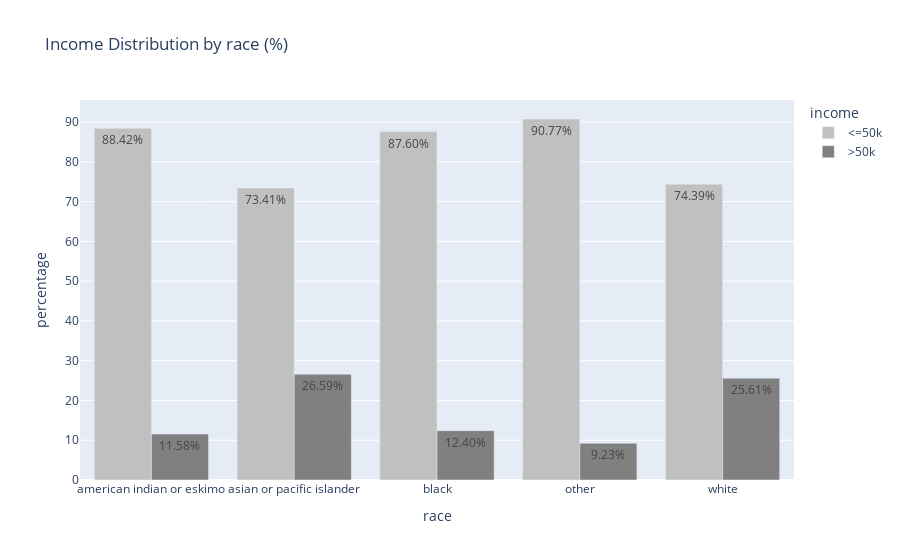

Notebook cell for this chart:
### Code cell
# Group by native_region and income, count occurrences
adult_df_income_race = adult_df.groupby(['race', 'income']).size().reset_index(name='total_income_race')

# Calculate total per native_region
total_per_group = adult_df_income_race.groupby('race')['total_income_race'].transform('sum')

# Calculate percentage
adult_df_income_race['percentage'] = (adult_df_income_race['total_income_race'] / total_per_group) * 100

# Plot the bar chart
fig = px.bar(
    adult_df_income_race,
    x='race',
    y='percentage',
    color='income',
    title='Income Distribution by race (%)',
    barmode='group',
    color_discrete_sequence=['#C0C0C0', '#808080'],
    text='percentage'
)

# Format the text on bars
fig.update_traces(texttemplate='%{text:.2f}%')

# Show the figure
fig.show()

### Figure 1 — Plotly figure (JSON) as saved in the notebook; plotly's stock layout.template omitted (floating-point values rounded to 4 significant figures)
{"data": [{"alignmentgroup": "True", "hovertemplate": "income=<=50k<br>race=%{x}<br>percentage=%{text}<extra></extra>", "legendgroup": "<=50k", "marker": {"color": "#C0C0C0", "pattern": {"shape": ""}}, "name": "<=50k", "offsetgroup": "<=50k", "orientation": "v", "showlegend": true, "text": [88.42, 73.41, 87.6, 90.77, 74.39], "textposition": "auto", "texttemplate": "%{text:.2f}%", "type": "bar", "x": ["american indian or eskimo", "asian or pacific islander", "black", "other", "white"], "xaxis": "x", "y": [88.42, 73.41, 87.6, 90.77, 74.39], "yaxis": "y"}, {"alignmentgroup": "True", "hovertemplate": "income=>50k<br>race=%{x}<br>percentage=%{text}<extra></extra>", "legendgroup": ">50k", "marker": {"color": "#808080", "pattern": {"shape": ""}}, "name": ">50k", "offsetgroup": ">50k", "orientation": "v", "showlegend": true, "text": [11.58, 26.59, 12.4, 9.225, 25.61], "textposition": "auto", "texttemplate": "%{text:.2f}%", "type": "bar", "x": ["american indian or eskimo", "asian or pacific islander", "black", "other", "white"], "xaxis": "x", "y": [11.58, 26.59, 12.4, 9.225, 25.61], "yaxis": "y"}], "layout": {"autosize": true, "barmode": "group", "legend": {"title": {"text": "income"}, "tracegroupgap": 0}, "title": {"text": "Income Distribution by race (%)"}, "xaxis": {"anchor": "y", "autorange": true, "domain": [0, 1], "range": [-0.5, 4.5], "title": {"text": "race"}, "type": "category"}, "yaxis": {"anchor": "x", "autorange": true, "domain": [0, 1], "range": [0, 95.55], "title": {"text": "percentage"}, "type": "linear"}}}
